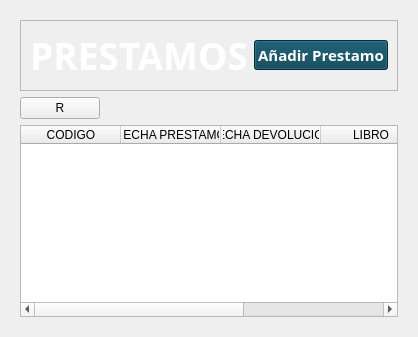
            <widget class="QWidget" name="prestamosP">
             <layout class="QVBoxLayout" name="verticalLayout_10">
              <item>
               <widget class="QWidget" name="widget_3" native="true">
                <layout class="QVBoxLayout" name="verticalLayout_11">
                 <item>
                  <widget class="QFrame" name="frame_4">
                   <property name="frameShape">
                    <enum>QFrame::StyledPanel</enum>
                   </property>
                   <property name="frameShadow">
                    <enum>QFrame::Raised</enum>
                   </property>
                   <layout class="QHBoxLayout" name="horizontalLayout_5">
                    <item alignment="Qt::AlignLeft">
                     <widget class="QLabelThemed" name="label_3">
                      <property name="font">
                       <font>
                        <family>Century Gothic</family>
                        <pointsize>28</pointsize>
                        <bold>true</bold>
                       </font>
                      </property>
                      <property name="styleSheet">
                       <string notr="true">color: rgb(255, 255, 255);</string>
                      </property>
                      <property name="text">
                       <string>PRESTAMOS</string>
                      </property>
                      <property name="alignment">
                       <set>Qt::AlignCenter</set>
                      </property>
                     </widget>
                    </item>
                    <item alignment="Qt::AlignRight">
                     <widget class="QPushButtonThemed" name="showForm">
                      <property name="font">
                       <font>
                        <family>Century Gothic</family>
                        <pointsize>11</pointsize>
                        <bold>true</bold>
                       </font>
                      </property>
                      <property name="cursor">
                       <cursorShape>PointingHandCursor</cursorShape>
                      </property>
                      <property name="styleSheet">
                       <string notr="true">color: rgb(255, 255, 255);
background-color: rgb(2, 63, 82);</string>
                      </property>
                      <property name="text">
                       <string>Añadir Prestamo</string>
                      </property>
                      <property name="icon">
                       <iconset>
                        <normaloff>../../../../Qss/icons/Icons/feather/log-in.png</normaloff>../../../../Qss/icons/Icons/feather/log-in.png</iconset>
                      </property>
                      <property name="iconSize">
                       <size>
                        <width>24</width>
                        <height>24</height>
                       </size>
                      </property>
                     </widget>
                    </item>
                   </layout>
                  </widget>
                 </item>
                 <item alignment="Qt::AlignLeft">
                  <widget class="QPushButtonThemed" name="refresh_prestamos">
                   <property name="text">
                    <string>R</string>
                   </property>
                  </widget>
                 </item>
                 <item>
                  <widget class="QTableWidget" name="prestamos_tabla">
                   <column>
                    <property name="text">
                     <string>CODIGO</string>
                    </property>
                   </column>
                   <column>
                    <property name="text">
                     <string>FECHA PRESTAMO</string>
                    </property>
                   </column>
                   <column>
                    <property name="text">
                     <string>FECHA DEVOLUCION</string>
                    </property>
                   </column>
                   <column>
                    <property name="text">
                     <string>LIBRO</string>
                    </property>
                   </column>
                   <column>
                    <property name="text">
                     <string>USUARIO</string>
                    </property>
                   </column>
                  </widget>
                 </item>
                </layout>
               </widget>
              </item>
             </layout>
            </widget>
